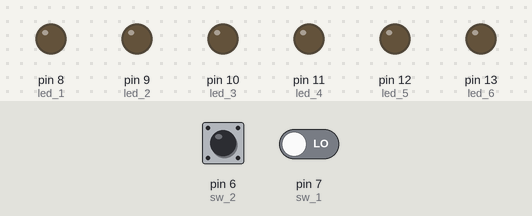
The sketch below on a simulated Arduino Uno, built with avr-gcc and run on an emulated ATmega328P. Parts: output pins drawn as LEDs (lit = HIGH). Dashed ring = blinking. Inputs (shaded band) come from the test bench; at power-on: pin 6 (sw_2) HIGH, pin 7 (sw_1) LOW. Random numbers use the default seed unless the sketch sets one.

Above: at 5.5 s.
5.6 s: pin 6 (sw_2) pulled LOW for 3.2 s
At 9.25 s:
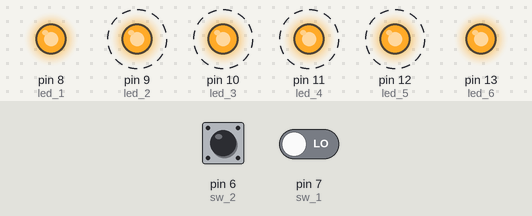
10.8 s: pin 6 (sw_2) driven LOW and pin 7 (sw_1) driven HIGH
At 11.05 s:
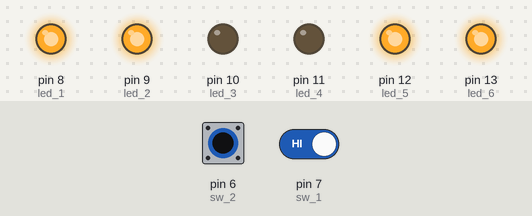
Timing chart, 0 to 20.3 s (numbered marks = the images above; inputs shaded):
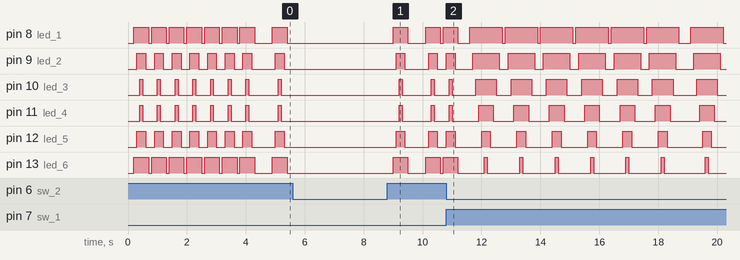

The sketch:

Clase2_deber.ino
```cpp
/*        Universidad Tecnica del norte
 *            FICA-CIERCOM
 *            Alvaro Yucàz
 *              26/10/2016
 *  Juegos de luces Empleando ciclos for
 *  Juego 1:juego con for annidado, funciona cuando              // sw_1=1 && sw_2=0.  Inicia  el juego y este se repite el numero de veces que sea igual al número random aleatorio.
 *  Juego 2:Este juego tiene un for anidado y funciona cuando   // sw_1=0 && sw_2=1. El juego inicia prendiendo los extremos en serie hacia el centro,esto se repite el numero de veces que sea igual al número random.
 */

// Inicialzar Variables de pines
int led_1=8;
int led_2=9;
int led_3=10;
int led_4=11;
int led_5=12;
int led_6=13;
int sw_1=7;
int sw_2=6;
int vector_leds[6]={led_1,led_2,led_3,led_4,led_5,led_6};   //declaracion del vector
/////////////////
// Variables de contadores
int i=0;
int j=0;
int cont_1=0;
int cont_2=0;
int valor_limite;
//////////
void setup() {
  // put your setup code here, to run once:
  pinMode(led_1,OUTPUT);      // pin 8 declarado como salida
  pinMode(led_2,OUTPUT);      // pin 9 declarado como salida
  pinMode(led_3,OUTPUT);      // pin 10 declarado como salida
  pinMode(led_4,OUTPUT);      // pin 11 declarado como salida
  pinMode(led_5,OUTPUT);      // pin 12 declarado como salida
  pinMode(led_6,OUTPUT);      // pin 13 declarado como salida
  pinMode(sw_1,INPUT);        //switch 1 declarado como entrada
  pinMode(sw_2,INPUT);        //switch 2 declarado como entrada
}

void loop() {
  //juego 1
    if(digitalRead(sw_1)==HIGH && digitalRead(sw_2)==LOW){
     valor_limite=random(7);                    // valor del limite
     for(j=0;j<valor_limite;j++){               //for 1 ciclo que  repite el numero de veces que sea igual al número random aleatorio
              for(i=8;i<14;i++){                //for 2 ciclo de desplasamiento del vector
                       digitalWrite(i,HIGH);    // ponemos 5v en cada posicion del vector
                       delay(100);              //retardo
               }//For 2                         //Cierre del for 2
               for(i=13;i>7;i--){//for 3        //for 3 ciclo de desplasamiento del vector
                      digitalWrite(i,LOW);      //ponemos 0V en cada posicion del vector
                      delay(100);               //retardo
                 }//for 3                       //Cierre del for 2
               i=8;                             // variable para que empieze el ciclo desde 8
              }//for 1                          //Cierre del for 3
              delay(300);                       //retarde antes empezar la siguiente secuencia
            } //Final juego de luces 1

  // juego 2
  else{                                                                                    // caso contrario
     if(digitalRead(sw_1)==LOW&&digitalRead(sw_2)==HIGH){
           delay(200);                                                                     //retardo
           valor_limite=random(8);                                                         // valor del limite
           for(j=0;j<valor_limite;j++){                                                   //for 1 ciclo que  repite el numero de veces que sea igual al número random aleatorio para encender el vector
               for (cont_1 = 8,cont_2=13; cont_1 < 11; cont_1++,cont_2--) {               //For 2 desplazamiento asendente y desendente de los contadores
                    digitalWrite(cont_1, HIGH);                                           //ponemos 0V en cada posicion del vector
                    digitalWrite(cont_2, HIGH);                                           //ponemos 0V en cada posicion del vector
                    delay(100);                                                           //retardo
                   }                                                                      //Cierre del for 1

                 for (cont_1 = 10, cont_2=11; cont_2 < 14; cont_1--,cont_2++)             {// For 3 desplazamiento asendente y desendente de los contadores para apagar el vector
                     digitalWrite(cont_1, LOW);                                            //ponemos 0V en cada posicion del vector
                     digitalWrite(cont_2, LOW);                                            //ponemos 0V en cada posicion del vector
                     delay(100);                                                           //retardo
                    }                                                                      //Cierre del for 3
                 }                                                                        //Cierre del for 1
       }
        delay(300);                                                                        //Tiempo de espera antes de empezar la siguiente secuencia
      }                                                                                     //Final juego de luces 2

   }
```
